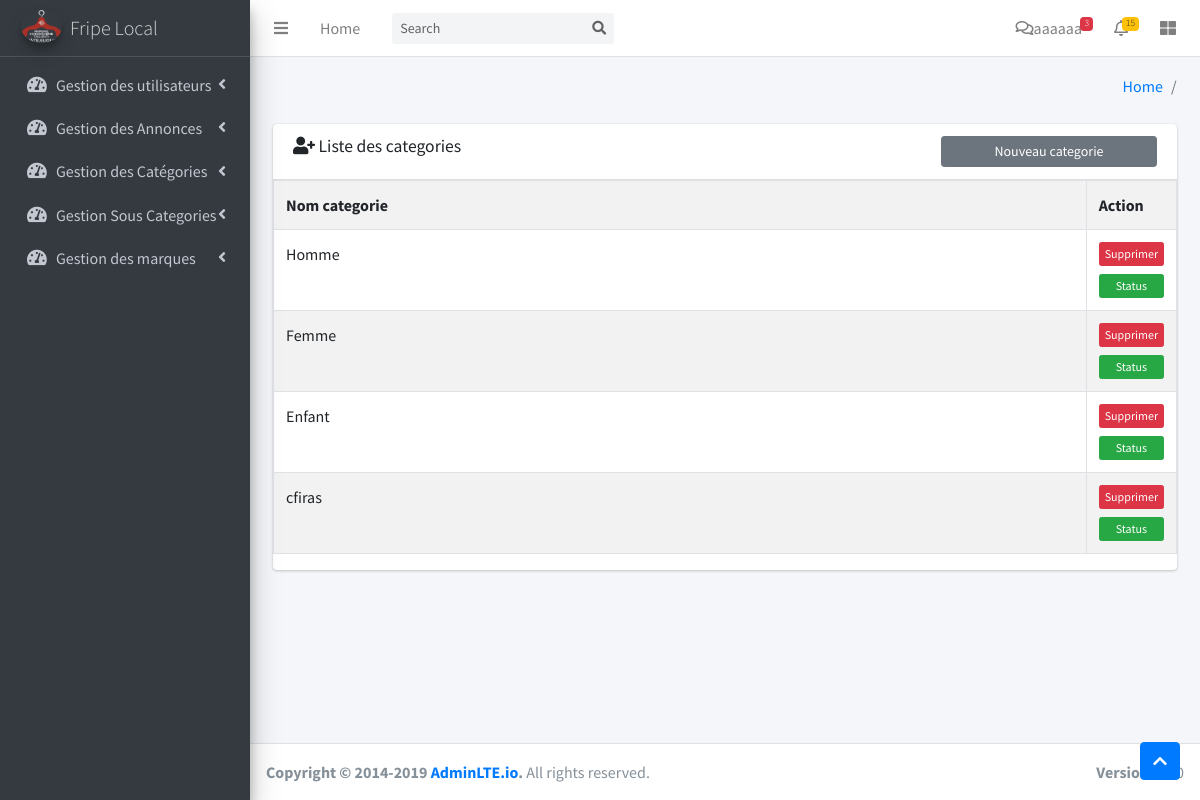
The app's page /admin/dashboard_categorie_liste.html with its own data.
### tables this page shows
CREATE TABLE `categorie` (
  `id` int(11) NOT NULL,
  `nom_cat` varchar(30) NOT NULL
);

### admin/models/categorie.class.php (called while the page is built, shortened)
<?php
class categorie extends fonction{
	public function liste($cnx){
		$categories=$cnx->query("select * from categorie")->fetchAll(PDO::FETCH_OBJ);
		return $categories;
	}
}
?>

### admin/vue/categorie/liste_categorie.php (the view)
<section class="content">
	<div class="container-fluid">
		<div class="row">
			<section class="col-lg-12 connectedSortable">
				<div class="card card-primary">
					<div class="card-header">
						<h3 class="card-title">
							<i class="fas fa-user-plus"></i></i>
							Liste des categories
						</h3>
						<input class="btn btn-block btn-secondary btn-sm col-3 float-right" type="button" value="Nouveau categorie" onclick="window.location.href='dashboard.php?controller=categorie&action=add1'">
					</div>
					<?php
					echo '<table border=1 class="table table-bordered table-striped">
							<tr>
								<th>Nom categorie</th>
								<th>Action</th>
							</tr>';
					foreach ($categories as $categorie) {
						echo "<tr>";
						echo "
							<td>" . $categorie->nom_cat . "</td>
							<td style='width: 10%'>
							<button onclick=\"if(!confirm('etes vous sure de supprimer?')) return false; else window.location.href='dashboard.php?controller=categorie&action=supp&id=" . $categorie->id . "'\" type='button' class='btn btn-block btn-danger btn-xs'>Supprimer</button>
							<button onclick=\"window.location.href='dashboard.php?controller=categorie&action=edit1&id=" . $categorie->id . "'\" type='button' class='btn btn-block btn-success btn-xs'>Status</button>
										</td>
						";
										echo "</tr>";
									}
									echo "</table>";
					?>
				</div>
			</section>
		</div>
	</div>
</section>

### records on screen
categorie: nom_cat "Homme"
categorie: nom_cat "Femme"
categorie: nom_cat "Enfant"
categorie: nom_cat "cfiras"
